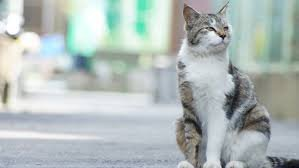
#> input picture data/cat/094ac674a9.jpg, 299 x 168 px; its folder holds only this picture in this run
$ python generate_features.py   (older library calls are emulated)
#> lines starting #> are read from the running program, lines starting #| are printed output that depends on the picture
### cbir_features.py
import cv2
import numpy as np
from skimage.feature import graycomatrix, graycoprops
from mahotas.features import haralick
from bit_descriptor import bio_taxo
import os

def glcm(chemin):
    img = cv2.imread(chemin, 0)
    co_mat = graycomatrix(img, [1], [0, np.pi/2], symmetric=True, normed=True)
    return [float(graycoprops(co_mat, p)[0,0]) for p in ['dissimilarity', 'contrast', 'correlation', 'energy', 'homogeneity', 'ASM']]

def haralick_feat(chemin):
    img = cv2.imread(chemin, 0)
    return haralick(img).mean(0).tolist()

def bit_feat(chemin):
    img = cv2.imread(chemin)
    return bio_taxo(img)

def concat(chemin):
    return glcm(chemin) + haralick_feat(chemin) + bit_feat(chemin)

def euclidean(v1, v2): return np.linalg.norm(np.array(v1)-np.array(v2))
def manhattan(v1, v2): return np.sum(np.abs(np.array(v1)-np.array(v2)))
def chebyshev(v1, v2): return np.max(np.abs(np.array(v1)-np.array(v2)))
def canberra(v1, v2): return np.sum(np.abs(np.array(v1)-np.array(v2)) / (np.abs(np.array(v1)) + np.abs(np.array(v2))+1e-9))

def extraire_descripteur(chemin, choix):
    if choix == 'GLCM': return glcm(chemin)
    if choix == 'Haralick': return haralick_feat(chemin)
    if choix == 'BiT': return bit_feat(chemin)
    return concat(chemin)

### generate_features.py
import os
import numpy as np
from cbir_features import extraire_descripteur
from tqdm import tqdm

dataset_folder = './data'
output_folder = './features'

os.makedirs(output_folder, exist_ok=True)

features = []
paths = []

files_list = []
for root, dirs, files in os.walk(dataset_folder):
    for file in files:
        if file.endswith(('.jpg', '.jpeg', '.png')):
            files_list.append(os.path.join(root, file))

print("Total images trouvées :", len(files_list))

for path in tqdm(files_list):
    descripteur = extraire_descripteur(path, 'All')
#> in glcm, `img = cv2.imread(chemin, 0)`:
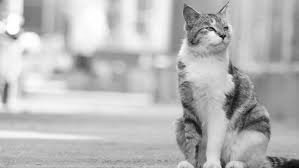
#> img: shape (168, 299); min 5, max 255, mean 184.6
#> (the run stopped early here; a loop or call above may not have finished)
